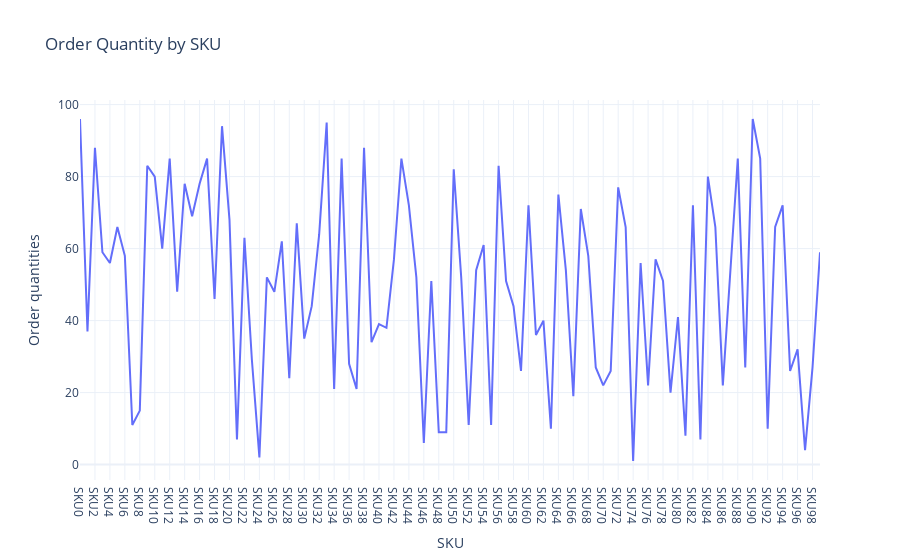

The cell this chart's notebook holds for it:
### Code cell
order_quantity_chart = px.line(df, x='SKU', 
                              y='Order quantities', 
                              title='Order Quantity by SKU')
order_quantity_chart.show()

### Figure 1 — Plotly figure (JSON) as saved in the notebook; plotly's stock layout.template omitted (floating-point values rounded to 4 significant figures)
{"data": [{"hovertemplate": "SKU=%{x}<br>Order quantities=%{y}<extra></extra>", "legendgroup": "", "line": {"color": "#636efa", "dash": "solid"}, "marker": {"symbol": "circle"}, "mode": "lines", "name": "", "orientation": "v", "showlegend": false, "type": "scatter", "x": ["SKU0", "SKU1", "SKU2", "SKU3", "SKU4", "SKU5", "SKU6", "SKU7", "SKU8", "SKU9", "SKU10", "SKU11", "SKU12", "SKU13", "SKU14", "SKU15", "SKU16", "SKU17", "SKU18", "SKU19", "SKU20", "SKU21", "SKU22", "SKU23", "SKU24", "SKU25", "SKU26", "SKU27", "SKU28", "SKU29", "SKU30", "SKU31", "SKU32", "SKU33", "SKU34", "SKU35", "SKU36", "SKU37", "SKU38", "SKU39", "SKU40", "SKU41", "SKU42", "SKU43", "SKU44", "SKU45", "SKU46", "SKU47", "SKU48", "SKU49", "SKU50", "SKU51", "SKU52", "SKU53", "SKU54", "SKU55", "SKU56", "SKU57", "SKU58", "SKU59", "SKU60", "SKU61", "SKU62", "SKU63", "SKU64", "SKU65", "SKU66", "SKU67", "SKU68", "SKU69", "SKU70", "SKU71", "SKU72", "SKU73", "SKU74", "SKU75", "SKU76", "SKU77", "SKU78", "SKU79", "SKU80", "SKU81", "SKU82", "SKU83", "SKU84", "SKU85", "SKU86", "SKU87", "SKU88", "SKU89", "SKU90", "SKU91", "SKU92", "SKU93", "SKU94", "SKU95", "SKU96", "SKU97", "SKU98", "SKU99"], "xaxis": "x", "y": [96, 37, 88, 59, 56, 66, 58, 11, 15, 83, 80, 60, 85, 48, 78, 69, 78, 85, 46, 94, 68, 7, 63, 29, 2, 52, 48, 62, 24, 67, 35, 44, 64, 95, 21, 85, 28, 21, 88, 34, 39, 38, 57, 85, 72, 52, 6, 51, 9, 9, 82, 52, 11, 54, 61, 11, 83, 51, 44, 26, 72, 36, 40, 10, 75, 54, 19, 71, 58, 27, 22, 26, 77, 66, 1, 56, 22, 57, 51, 20, 41, 8, 72, 7, 80, 66, 22, 55, 85, 27, 96, 85, 10, 66, 72, 26, 32, 4, 27, 59], "yaxis": "y"}], "layout": {"legend": {"tracegroupgap": 0}, "title": {"text": "Order Quantity by SKU"}, "xaxis": {"anchor": "y", "domain": [0, 1], "title": {"text": "SKU"}}, "yaxis": {"anchor": "x", "domain": [0, 1], "title": {"text": "Order quantities"}}}}
